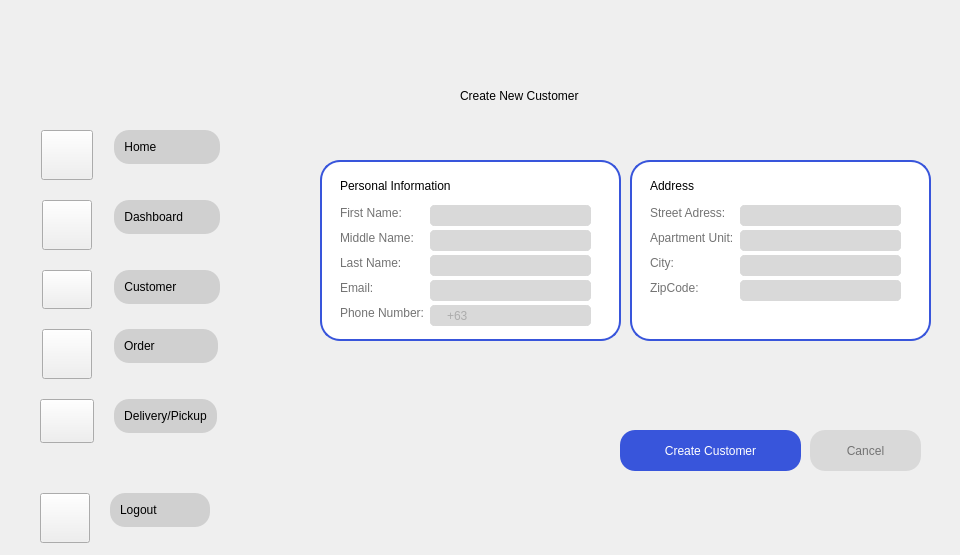
    <widget class="QWidget" name="CreateCustomer">
     <property name="styleSheet">
      <string notr="true">#CreateCustomer{
border-image: url(&quot;:/images/4.png&quot;) 0 0 0 0 stretch stretch;
background-repeat: (no-repeat);
backkground-position: (fixed);

}
#QLabel{
font-family: &quot;Fredoka&quot;;
font-size: 20px;
}</string>
     </property>
     <widget class="QLabel" name="ok_5">
      <property name="geometry">
       <rect>
        <x>460</x>
        <y>60</y>
        <width>491</width>
        <height>71</height>
       </rect>
      </property>
      <property name="text">
       <string>Create New Customer</string>
      </property>
     </widget>
     <widget class="QLabel" name="fr_7">
      <property name="geometry">
       <rect>
        <x>320</x>
        <y>160</y>
        <width>301</width>
        <height>181</height>
       </rect>
      </property>
      <property name="styleSheet">
       <string notr="true">   QLabel {
       background-color: white;
       border: 2px solid #3855DB;
       border-radius: 20px;
   }</string>
      </property>
      <property name="text">
       <string/>
      </property>
     </widget>
     <widget class="QLabel" name="fr_8">
      <property name="geometry">
       <rect>
        <x>630</x>
        <y>160</y>
        <width>301</width>
        <height>181</height>
       </rect>
      </property>
      <property name="styleSheet">
       <string notr="true">   QLabel {
       background-color: white;
       border: 2px solid #3855DB;
       border-radius: 20px;
   }</string>
      </property>
      <property name="text">
       <string/>
      </property>
     </widget>
     <widget class="QLabel" name="PI">
      <property name="geometry">
       <rect>
        <x>340</x>
        <y>175</y>
        <width>181</width>
        <height>21</height>
       </rect>
      </property>
      <property name="text">
       <string>Personal Information</string>
      </property>
     </widget>
     <widget class="QLabel" name="label_18">
      <property name="geometry">
       <rect>
        <x>340</x>
        <y>205</y>
        <width>91</width>
        <height>16</height>
       </rect>
      </property>
      <property name="text">
       <string>&lt;html&gt;&lt;head/&gt;&lt;body&gt;&lt;p&gt;&lt;span style=&quot; color:#737373;&quot;&gt;First Name:&lt;/span&gt;&lt;/p&gt;&lt;/body&gt;&lt;/html&gt;</string>
      </property>
     </widget>
     <widget class="QLabel" name="label_21">
      <property name="geometry">
       <rect>
        <x>340</x>
        <y>230</y>
        <width>91</width>
        <height>16</height>
       </rect>
      </property>
      <property name="text">
       <string>&lt;html&gt;&lt;head/&gt;&lt;body&gt;&lt;p&gt;&lt;span style=&quot; color:#737373;&quot;&gt;Middle Name:&lt;/span&gt;&lt;/p&gt;&lt;/body&gt;&lt;/html&gt;</string>
      </property>
     </widget>
     <widget class="QLabel" name="label_22">
      <property name="geometry">
       <rect>
        <x>340</x>
        <y>255</y>
        <width>91</width>
        <height>16</height>
       </rect>
      </property>
      <property name="text">
       <string>&lt;html&gt;&lt;head/&gt;&lt;body&gt;&lt;p&gt;&lt;span style=&quot; color:#737373;&quot;&gt;Last Name:&lt;/span&gt;&lt;/p&gt;&lt;/body&gt;&lt;/html&gt;</string>
      </property>
     </widget>
     <widget class="QLabel" name="label_23">
      <property name="geometry">
       <rect>
        <x>340</x>
        <y>280</y>
        <width>91</width>
        <height>16</height>
       </rect>
      </property>
      <property name="text">
       <string>&lt;html&gt;&lt;head/&gt;&lt;body&gt;&lt;p&gt;&lt;span style=&quot; color:#737373;&quot;&gt;Email:&lt;/span&gt;&lt;/p&gt;&lt;/body&gt;&lt;/html&gt;</string>
      </property>
     </widget>
     <widget class="QLabel" name="label_24">
      <property name="geometry">
       <rect>
        <x>340</x>
        <y>305</y>
        <width>91</width>
        <height>16</height>
       </rect>
      </property>
      <property name="text">
       <string>&lt;html&gt;&lt;head/&gt;&lt;body&gt;&lt;p&gt;&lt;span style=&quot; color:#737373;&quot;&gt;Phone Number:&lt;/span&gt;&lt;/p&gt;&lt;/body&gt;&lt;/html&gt;</string>
      </property>
     </widget>
     <widget class="QLabel" name="PI_2">
      <property name="geometry">
       <rect>
        <x>650</x>
        <y>170</y>
        <width>181</width>
        <height>31</height>
       </rect>
      </property>
      <property name="text">
       <string>Address</string>
      </property>
     </widget>
     <widget class="QLabel" name="label_25">
      <property name="geometry">
       <rect>
        <x>650</x>
        <y>205</y>
        <width>91</width>
        <height>16</height>
       </rect>
      </property>
      <property name="text">
       <string>&lt;html&gt;&lt;head/&gt;&lt;body&gt;&lt;p&gt;&lt;span style=&quot; color:#737373;&quot;&gt;Street Adress:&lt;/span&gt;&lt;/p&gt;&lt;/body&gt;&lt;/html&gt;</string>
      </property>
      <property name="alignment">
       <set>Qt::AlignLeading|Qt::AlignLeft|Qt::AlignVCenter</set>
      </property>
     </widget>
     <widget class="QLabel" name="label_37">
      <property name="geometry">
       <rect>
        <x>650</x>
        <y>230</y>
        <width>91</width>
        <height>16</height>
       </rect>
      </property>
      <property name="text">
       <string>&lt;html&gt;&lt;head/&gt;&lt;body&gt;&lt;p&gt;&lt;span style=&quot; color:#737373;&quot;&gt;Apartment Unit:&lt;/span&gt;&lt;/p&gt;&lt;/body&gt;&lt;/html&gt;</string>
      </property>
      <property name="alignment">
       <set>Qt::AlignLeading|Qt::AlignLeft|Qt::AlignVCenter</set>
      </property>
     </widget>
     <widget class="QPushButton" name="crt_btn">
      <property name="geometry">
       <rect>
        <x>620</x>
        <y>430</y>
        <width>181</width>
        <height>41</height>
       </rect>
      </property>
      <property name="styleSheet">
       <string notr="true">QPushButton {
            background-color: #3855DB; /* Example background color */
            color: White; /* Example text color */
            border-radius: 15px; /* Adjust this value for desired roundness */
}
QPushButton:hover {
    background-color: #2746C3; /* Color when the mouse hovers over it */

}
QPushButton:pressed {
    background-color: #FFFFFF; /* Color when the button is clicked down */
	color: #3855DB;
	border-style: outset;
	border-width: 3px;
    border-radius: 15px; /* Adjust this value for desired roundness */
    border-color: #2746C3;
}</string>
      </property>
      <property name="text">
       <string>Create Customer</string>
      </property>
     </widget>
     <widget class="QPushButton" name="crt_btn_2">
      <property name="geometry">
       <rect>
        <x>810</x>
        <y>430</y>
        <width>111</width>
        <height>41</height>
       </rect>
      </property>
      <property name="styleSheet">
       <string notr="true">QPushButton {
            background-color: #d9d9d9; /* Example background color */
            color: #737373; /* Example text color */
            border-radius: 15px; /* Adjust this value for desired roundness */
}
QPushButton:hover {
    background-color: #9c9b9b; /* Color when the mouse hovers over it */

}
QPushButton:pressed {
    background-color: #FFFFFF; /* Color when the button is clicked down */
	color: #9c9b9b;
	border-style: outset;
	border-width: 3px;
    border-radius: 15px; /* Adjust this value for desired roundness */
    border-color: #9c9b9b;
}</string>
      </property>
      <property name="text">
       <string>Cancel</string>
      </property>
     </widget>
     <widget class="QLineEdit" name="lineEdit">
      <property name="geometry">
       <rect>
        <x>430</x>
        <y>205</y>
        <width>161</width>
        <height>21</height>
       </rect>
      </property>
      <property name="styleSheet">
       <string notr="true">QLineEdit {
    background-color: #d9d9d9; /* Light gray background color */
	color:   gray;
    border: 5px solid #d9d9d9; /* Subtle border */
    border-radius:5px; /* Adjust this value for desired roundness */
    padding-left: 10px; /* Important: Add padding to make space for the icon */
    padding-right: 10px; /* Optional: Add some padding on the right side */
}</string>
      </property>
      <property name="maxLength">
       <number>16</number>
      </property>
     </widget>
     <widget class="QLineEdit" name="lineEdit_2">
      <property name="geometry">
       <rect>
        <x>430</x>
        <y>230</y>
        <width>161</width>
        <height>21</height>
       </rect>
      </property>
      <property name="styleSheet">
       <string notr="true">QLineEdit {
    background-color: #d9d9d9; /* Light gray background color */
	color:   gray;
    border: 5px solid #d9d9d9; /* Subtle border */
    border-radius:5px; /* Adjust this value for desired roundness */
    padding-left: 10px; /* Important: Add padding to make space for the icon */
    padding-right: 10px; /* Optional: Add some padding on the right side */
}</string>
      </property>
      <property name="maxLength">
       <number>16</number>
      </property>
     </widget>
     <widget class="QLineEdit" name="lineEdit_3">
      <property name="geometry">
       <rect>
        <x>430</x>
        <y>255</y>
        <width>161</width>
        <height>21</height>
       </rect>
      </property>
      <property name="styleSheet">
       <string notr="true">QLineEdit {
    background-color: #d9d9d9; /* Light gray background color */
	color:   gray;
    border: 5px solid #d9d9d9; /* Subtle border */
    border-radius:5px; /* Adjust this value for desired roundness */
    padding-left: 10px; /* Important: Add padding to make space for the icon */
    padding-right: 10px; /* Optional: Add some padding on the right side */
}</string>
      </property>
      <property name="maxLength">
       <number>16</number>
      </property>
     </widget>
     <widget class="QLineEdit" name="lineEdit_4">
      <property name="geometry">
       <rect>
        <x>430</x>
        <y>280</y>
        <width>161</width>
        <height>21</height>
       </rect>
      </property>
      <property name="styleSheet">
       <string notr="true">QLineEdit {
    background-color: #d9d9d9; /* Light gray background color */
	color:   gray;
    border: 5px solid #d9d9d9; /* Subtle border */
    border-radius:5px; /* Adjust this value for desired roundness */
    padding-left: 10px; /* Important: Add padding to make space for the icon */
    padding-right: 10px; /* Optional: Add some padding on the right side */
}</string>
      </property>
      <property name="maxLength">
       <number>32</number>
      </property>
     </widget>
     <widget class="QLineEdit" name="lineEdit_5">
      <property name="geometry">
       <rect>
        <x>430</x>
        <y>305</y>
        <width>161</width>
        <height>21</height>
       </rect>
      </property>
      <property name="styleSheet">
       <string notr="true">QLineEdit {
    background-color: #d9d9d9; /* Light gray background color */
	color:   gray;
    border: 5px solid #d9d9d9; /* Subtle border */
    border-radius:5px; /* Adjust this value for desired roundness */
    padding-left: 10px; /* Important: Add padding to make space for the icon */
    padding-right: 10px; /* Optional: Add some padding on the right side */
}</string>
      </property>
      <property name="maxLength">
       <number>11</number>
      </property>
      <property name="placeholderText">
       <string>+63</string>
      </property>
     </widget>
     <widget class="QLineEdit" name="lineEdit_6">
      <property name="geometry">
       <rect>
        <x>740</x>
        <y>205</y>
        <width>161</width>
        <height>21</height>
       </rect>
      </property>
      <property name="styleSheet">
       <string notr="true">QLineEdit {
    background-color: #d9d9d9; /* Light gray background color */
	color:   gray;
    border: 5px solid #d9d9d9; /* Subtle border */
    border-radius:5px; /* Adjust this value for desired roundness */
    padding-left: 10px; /* Important: Add padding to make space for the icon */
    padding-right: 10px; /* Optional: Add some padding on the right side */
}</string>
      </property>
      <property name="maxLength">
       <number>16</number>
      </property>
     </widget>
     <widget class="QLineEdit" name="lineEdit_7">
      <property name="geometry">
       <rect>
        <x>740</x>
        <y>230</y>
        <width>161</width>
        <height>21</height>
       </rect>
      </property>
      <property name="styleSheet">
       <string notr="true">QLineEdit {
    background-color: #d9d9d9; /* Light gray background color */
	color:   gray;
    border: 5px solid #d9d9d9; /* Subtle border */
    border-radius:5px; /* Adjust this value for desired roundness */
    padding-left: 10px; /* Important: Add padding to make space for the icon */
    padding-right: 10px; /* Optional: Add some padding on the right side */
}</string>
      </property>
      <property name="maxLength">
       <number>16</number>
      </property>
     </widget>
     <widget class="QWidget" name="verticalLayoutWidget_25">
      <property name="geometry">
       <rect>
        <x>30</x>
        <y>490</y>
        <width>241</width>
        <height>56</height>
       </rect>
      </property>
      <layout class="QVBoxLayout" name="verticalLayout_33">
       <item>
        <layout class="QFormLayout" name="formLayout_8">
         <property name="fieldGrowthPolicy">
          <enum>QFormLayout::FieldsStayAtSizeHint</enum>
         </property>
         <property name="rowWrapPolicy">
          <enum>QFormLayout::WrapLongRows</enum>
         </property>
         <property name="labelAlignment">
          <set>Qt::AlignCenter</set>
         </property>
         <property name="formAlignment">
          <set>Qt::AlignLeading|Qt::AlignLeft|Qt::AlignVCenter</set>
         </property>
         <property name="horizontalSpacing">
          <number>20</number>
         </property>
         <property name="verticalSpacing">
          <number>20</number>
         </property>
         <property name="leftMargin">
          <number>10</number>
         </property>
         <item row="0" column="0">
          <widget class="QPushButton" name="s1_2">
           <property name="styleSheet">
            <string notr="true">QPushButton{
border-image: url(&quot;:/Icons/Profilenowhite.png&quot;) 0 0 0 0 stretch stretch;
background-repeat: no-repeat;
 width: 42px;
    height: 42px;

}</string>
           </property>
           <property name="text">
            <string/>
           </property>
          </widget>
         </item>
         <item row="0" column="1">
          <layout class="QVBoxLayout" name="verticalLayout_35">
           <item>
            <widget class="QPushButton" name="Settbut_3">
             <property name="styleSheet">
              <string notr="true">QPushButton {
            background-color: #D0D0D0;
			border-style: outset;
			 padding: 10px;
            border-radius: 15px; /* Adjust this value for desired roundness */
            border-color: #D0D0D0; /* Example border color */
				
}

QPushButton:hover {
    background-color: #D9d9d9; /* Color when the mouse hovers over it */
	padding: 10px;
            border-radius: 15px; /* Adjust this value for desired roundness */
}
QPushButton:pressed {
    background-color: #797979; /* Color when the button is clicked down */
	padding: 10px;
            border-radius: 15px; /* Adjust this value for desired roundness */
}</string>
             </property>
             <property name="text">
              <string>Logout             </string>
             </property>
             <property name="autoDefault">
              <bool>false</bool>
             </property>
             <property name="default">
              <bool>false</bool>
             </property>
             <property name="flat">
              <bool>false</bool>
             </property>
            </widget>
           </item>
          </layout>
         </item>
        </layout>
       </item>
      </layout>
     </widget>
     <widget class="QWidget" name="verticalLayoutWidget_24">
      <property name="geometry">
       <rect>
        <x>30</x>
        <y>130</y>
        <width>241</width>
        <height>301</height>
       </rect>
      </property>
      <layout class="QVBoxLayout" name="verticalLayout_20">
       <property name="spacing">
        <number>1</number>
       </property>
       <property name="sizeConstraint">
        <enum>QLayout::SetFixedSize</enum>
       </property>
       <item>
        <layout class="QFormLayout" name="formLayout_7">
         <property name="sizeConstraint">
          <enum>QLayout::SetDefaultConstraint</enum>
         </property>
         <property name="fieldGrowthPolicy">
          <enum>QFormLayout::FieldsStayAtSizeHint</enum>
         </property>
         <property name="rowWrapPolicy">
          <enum>QFormLayout::WrapLongRows</enum>
         </property>
         <property name="labelAlignment">
          <set>Qt::AlignCenter</set>
         </property>
         <property name="formAlignment">
          <set>Qt::AlignLeading|Qt::AlignLeft|Qt::AlignVCenter</set>
         </property>
         <property name="horizontalSpacing">
          <number>20</number>
         </property>
         <property name="verticalSpacing">
          <number>20</number>
         </property>
         <property name="leftMargin">
          <number>10</number>
         </property>
         <property name="topMargin">
          <number>0</number>
         </property>
         <property name="bottomMargin">
          <number>0</number>
         </property>
         <item row="0" column="0">
          <widget class="QPushButton" name="h1_2">
           <property name="styleSheet">
            <string notr="true">QPushButton{
border-image: url(&quot;:/Icons/Home.png&quot;) 0 0 0 0 stretch stretch;
background-repeat: no-repeat;
 width: 44px;
    height: 42px;

}</string>
           </property>
           <property name="text">
            <string/>
           </property>
          </widget>
         </item>
         <item row="0" column="1">
          <layout class="QVBoxLayout" name="verticalLayout_26">
           <item>
            <widget class="QPushButton" name="Homebut_3">
             <property name="styleSheet">
              <string notr="true">QPushButton {
            background-color: #D0D0D0;
			border-style: outset;
			 padding: 10px;
            border-radius: 15px; /* Adjust this value for desired roundness */
            border-color: #D0D0D0; /* Example border color */
				
}

QPushButton:hover {
    background-color: #D9d9d9; /* Color when the mouse hovers over it */
	padding: 10px;
            border-radius: 15px; /* Adjust this value for desired roundness */
}
QPushButton:pressed {
    background-color: #797979; /* Color when the button is clicked down */
	padding: 10px;
            border-radius: 15px; /* Adjust this value for desired roundness */
}</string>
             </property>
             <property name="text">
              <string>Home                </string>
             </property>
             <property name="shortcut">
              <string/>
             </property>
             <property name="autoDefault">
              <bool>false</bool>
             </property>
             <property name="default">
              <bool>false</bool>
             </property>
             <property name="flat">
              <bool>true</bool>
             </property>
            </widget>
           </item>
          </layout>
         </item>
         <item row="1" column="0">
          <widget class="QPushButton" name="db1_2">
           <property name="styleSheet">
            <string notr="true">QPushButton{
border-image: url(&quot;:/Icons/DashB.png&quot;) 0 0 0 0 stretch stretch;
background-repeat: no-repeat;
 width: 42px;
    height: 42px;

}</string>
           </property>
           <property name="text">
            <string/>
           </property>
          </widget>
         </item>
         <item row="1" column="1">
          <layout class="QVBoxLayout" name="verticalLayout_29">
           <item>
            <widget class="QPushButton" name="Dashbut_3">
             <property name="styleSheet">
              <string notr="true">QPushButton {
            background-color: #D0D0D0;
			border-style: outset;
			 padding: 10px;
            border-radius: 15px; /* Adjust this value for desired roundness */
            border-color: #D0D0D0; /* Example border color */
				
}

QPushButton:hover {
    background-color: #D9d9d9; /* Color when the mouse hovers over it */
	padding: 10px;
            border-radius: 15px; /* Adjust this value for desired roundness */
}
QPushButton:pressed {
    background-color: #797979; /* Color when the button is clicked down */
	padding: 10px;
            border-radius: 15px; /* Adjust this value for desired roundness */
}</string>
             </property>
             <property name="text">
              <string>Dashboard        </string>
             </property>
             <property name="autoDefault">
              <bool>false</bool>
             </property>
             <property name="default">
              <bool>false</bool>
             </property>
             <property name="flat">
              <bool>false</bool>
             </property>
            </widget>
           </item>
          </layout>
         </item>
         <item row="2" column="0">
          <widget class="QPushButton" name="u1_2">
           <property name="styleSheet">
            <string notr="true">QPushButton{
border-image: url(&quot;:/Icons/User.png&quot;) 0 0 0 0 stretch stretch;
background-repeat: no-repeat;
 width: 42px;
    height: 31px;

}</string>
           </property>
           <property name="text">
            <string/>
           </property>
          </widget>
         </item>
         <item row="2" column="1">
          <layout class="QVBoxLayout" name="verticalLayout_30">
           <item>
            <widget class="QPushButton" name="Userbut_3">
             <property name="styleSheet">
              <string notr="true">QPushButton {
            background-color: #D0D0D0;
			border-style: outset;
			 padding: 10px;
            border-radius: 15px; /* Adjust this value for desired roundness */
            border-color: #D0D0D0; /* Example border color */
				
}

QPushButton:hover {
    background-color: #D9d9d9; /* Color when the mouse hovers over it */
	padding: 10px;
            border-radius: 15px; /* Adjust this value for desired roundness */
}
QPushButton:pressed {
    background-color: #797979; /* Color when the button is clicked down */
	padding: 10px;
            border-radius: 15px; /* Adjust this value for desired roundness */
}</string>
             </property>
             <property name="text">
              <string>Customer          </string>
             </property>
             <property name="autoDefault">
              <bool>false</bool>
             </property>
             <property name="default">
              <bool>false</bool>
             </property>
             <property name="flat">
              <bool>false</bool>
             </property>
            </widget>
           </item>
          </layout>
         </item>
         <item row="3" column="0">
          <widget class="QPushButton" name="o1_2">
           <property name="styleSheet">
            <string notr="true">QPushButton{
border-image: url(&quot;:/Icons/Ordernowbg.png&quot;) 0 0 0 0 stretch stretch;
background-repeat: no-repeat;
 width: 42px;
    height: 42px;

}</string>
           </property>
           <property name="text">
            <string/>
           </property>
           <property name="autoRepeat">
            <bool>false</bool>
           </property>
           <property name="flat">
            <bool>false</bool>
           </property>
          </widget>
         </item>
         <item row="3" column="1">
          <layout class="QVBoxLayout" name="verticalLayout_81">
           <item>
            <widget class="QPushButton" name="Orderbut_3">
             <property name="styleSheet">
              <string notr="true">QPushButton {
            background-color: #D0D0D0;
			border-style: outset;
			 padding: 10px;
            border-radius: 15px; /* Adjust this value for desired roundness */
            border-color: #D0D0D0; /* Example border color */
				
}

QPushButton:hover {
    background-color: #D9d9d9; /* Color when the mouse hovers over it */
	padding: 10px;
            border-radius: 15px; /* Adjust this value for desired roundness */
}
QPushButton:pressed {
    background-color: #797979; /* Color when the button is clicked down */
	padding: 10px;
            border-radius: 15px; /* Adjust this value for desired roundness */
}</string>
             </property>
             <property name="text">
              <string>Order                </string>
             </property>
             <property name="autoDefault">
              <bool>false</bool>
             </property>
             <property name="default">
              <bool>false</bool>
             </property>
             <property name="flat">
              <bool>false</bool>
             </property>
            </widget>
           </item>
          </layout>
         </item>
         <item row="4" column="0">
          <widget class="QPushButton" name="d1_2">
           <property name="styleSheet">
            <string notr="true">QPushButton{
border-image: url(&quot;:/Icons/Deliv.png&quot;) 0 0 0 0 stretch stretch;
background-repeat: no-repeat;
 width: 46px;
    height: 36px;

}</string>
           </property>
           <property name="text">
            <string/>
           </property>
           <property name="autoRepeat">
            <bool>false</bool>
           </property>
           <property name="flat">
            <bool>false</bool>
           </property>
          </widget>
         </item>
         <item row="4" column="1">
          <layout class="QVBoxLayout" name="verticalLayout_32">
           <item>
            <widget class="QPushButton" name="Delivlab_3">
             <property name="styleSheet">
              <string notr="true">QPushButton {
            background-color: #D0D0D0;
			border-style: outset;
			 padding: 10px;
            border-radius: 15px; /* Adjust this value for desired roundness */
            border-color: #D0D0D0; /* Example border color */
				
}

QPushButton:hover {
    background-color: #D9d9d9; /* Color when the mouse hovers over it */
	padding: 10px;
            border-radius: 15px; /* Adjust this value for desired roundness */
}
QPushButton:pressed {
    background-color: #797979; /* Color when the button is clicked down */
	padding: 10px;
            border-radius: 15px; /* Adjust this value for desired roundness */
}</string>
             </property>
             <property name="text">
              <string>Delivery/Pickup</string>
             </property>
             <property name="autoDefault">
              <bool>false</bool>
             </property>
             <property name="default">
              <bool>false</bool>
             </property>
             <property name="flat">
              <bool>false</bool>
             </property>
            </widget>
           </item>
          </layout>
         </item>
        </layout>
       </item>
      </layout>
     </widget>
     <widget class="QLabel" name="label_42">
      <property name="geometry">
       <rect>
        <x>650</x>
        <y>255</y>
        <width>49</width>
        <height>16</height>
       </rect>
      </property>
      <property name="text">
       <string>&lt;html&gt;&lt;head/&gt;&lt;body&gt;&lt;p&gt;&lt;span style=&quot; color:#737373;&quot;&gt;City:&lt;/span&gt;&lt;/p&gt;&lt;/body&gt;&lt;/html&gt;</string>
      </property>
     </widget>
     <widget class="QLabel" name="label_43">
      <property name="geometry">
       <rect>
        <x>650</x>
        <y>280</y>
        <width>49</width>
        <height>16</height>
       </rect>
      </property>
      <property name="text">
       <string>&lt;html&gt;&lt;head/&gt;&lt;body&gt;&lt;p&gt;&lt;span style=&quot; color:#737373;&quot;&gt;ZipCode:&lt;/span&gt;&lt;/p&gt;&lt;/body&gt;&lt;/html&gt;</string>
      </property>
     </widget>
     <widget class="QLineEdit" name="lineEdit_8">
      <property name="geometry">
       <rect>
        <x>740</x>
        <y>255</y>
        <width>161</width>
        <height>21</height>
       </rect>
      </property>
      <property name="styleSheet">
       <string notr="true">QLineEdit {
    background-color: #d9d9d9; /* Light gray background color */
	color:   gray;
    border: 5px solid #d9d9d9; /* Subtle border */
    border-radius:5px; /* Adjust this value for desired roundness */
    padding-left: 10px; /* Important: Add padding to make space for the icon */
    padding-right: 10px; /* Optional: Add some padding on the right side */
}</string>
      </property>
      <property name="maxLength">
       <number>16</number>
      </property>
     </widget>
     <widget class="QLineEdit" name="lineEdit_9">
      <property name="geometry">
       <rect>
        <x>740</x>
        <y>280</y>
        <width>161</width>
        <height>21</height>
       </rect>
      </property>
      <property name="styleSheet">
       <string notr="true">QLineEdit {
    background-color: #d9d9d9; /* Light gray background color */
	color:   gray;
    border: 5px solid #d9d9d9; /* Subtle border */
    border-radius:5px; /* Adjust this value for desired roundness */
    padding-left: 10px; /* Important: Add padding to make space for the icon */
    padding-right: 10px; /* Optional: Add some padding on the right side */
}</string>
      </property>
      <property name="maxLength">
       <number>8</number>
      </property>
     </widget>
    </widget>
